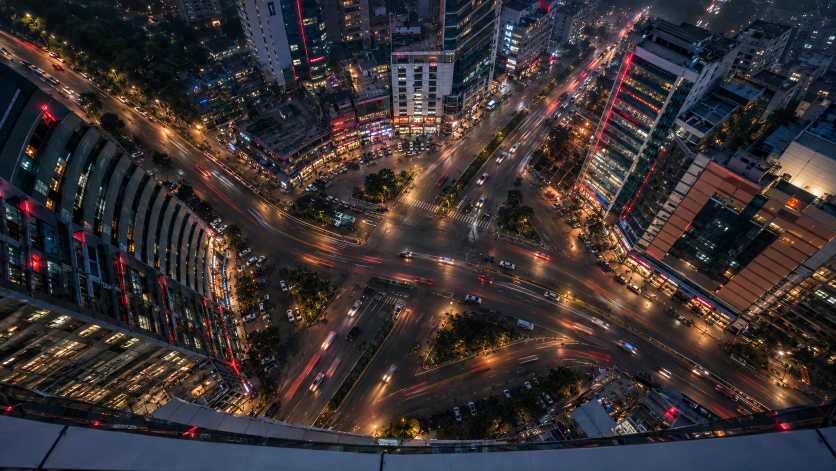
#> input picture _research/hero/dhaka-night-aerial.webp, 1672 x 941 px (shown at 1/2 size)
$ python layers.py
#> lines starting #> are read from the running program, lines starting #| are printed output that depends on the picture
### _research/hero/ledge.py
# Rooftop ledge (glass railing + parapet) boundary for the homepage hero layers.
# Points traced by eye from 2x zooms of the source photo, joined with a smooth Catmull-Rom curve.
from PIL import Image, ImageDraw
import numpy as np
GLASS_TOP = [(0, 763), (280, 822), (560, 878), (840, 884), (1112, 879), (1400, 846), (1672, 803)]
PARAPET_TOP = [(0, 831), (135, 851), (560, 890), (1112, 895), (1672, 860)]

def curve(pts, w):
    pts = [pts[0]] + pts + [pts[-1]]
    xs, ys = [], []
    for i in range(1, len(pts) - 2):
        p0, p1, p2, p3 = map(np.array, pts[i - 1:i + 3])
        for t in np.linspace(0, 1, 60, endpoint=False):
            q = 0.5 * ((2 * p1) + (-p0 + p2) * t + (2 * p0 - 5 * p1 + 4 * p2 - p3) * t**2 + (-p0 + 3 * p1 - 3 * p2 + p3) * t**3)
            xs.append(q[0]); ys.append(q[1])
    return np.interp(np.arange(w), xs, ys)

# [9 lines that do not run on import are left out]

### _research/hero/layers.py
# Build the homepage hero layers from the client's night aerial photo:
#   city  = background plate with the rooftop ledge removed (mirror-filled, softened, darkened)
#   ledge = foreground glass railing + parapet as a true alpha cutout, same canvas size (so both align 1:1)
# Desktop 16:9 and a 9:16 phone crop centred on the intersection. Run from _research/hero.
from PIL import Image, ImageFilter
import numpy as np
from ledge import GLASS_TOP, curve

OUT = "../../site/static/img/home"
src = Image.open("dhaka-night-aerial.webp").convert("RGB")
#> src is the input picture: PIL image 1672x941 RGB; mean R, G, B 56.1, 49, 50.4
w, h = src.size
#> w = 1672; h = 941
top = curve(GLASS_TOP, w)                                   # first ledge row, per column
rows = np.arange(h)[:, None]
#> rows = 941 values from 0 to 940
alpha = np.clip((rows - (top[None, :] - 1.5)) / 3.0, 0, 1)  # ~3px feathered edge

# Plate: mirror the city above the ledge into the ledge area, then blur + darken that fill only.
a = np.asarray(src).astype(np.float32)
fill = a.copy()
for x in range(w):
    t = int(top[x])
    for y in range(t, h):
        fill[y, x] = a[max(0, 2 * t - y), x]
fill_img = Image.fromarray(fill.astype(np.uint8)).filter(ImageFilter.GaussianBlur(5))
fill = np.asarray(fill_img).astype(np.float32) * 0.72
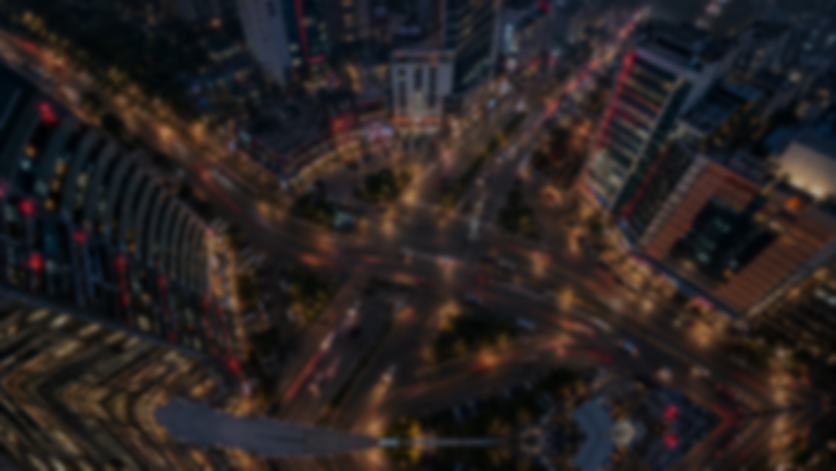
#> fill: shape (941, 1672, 3) float32 (shown at 1/2 size); mean R, G, B 41.5, 34.9, 34.2
m = alpha[..., None]
plate = (a * (1 - m) + fill * m).astype(np.uint8)
plate = Image.fromarray(plate)
ledge = Image.fromarray(np.dstack([np.asarray(src), (alpha * 255).astype(np.uint8)]), "RGBA")
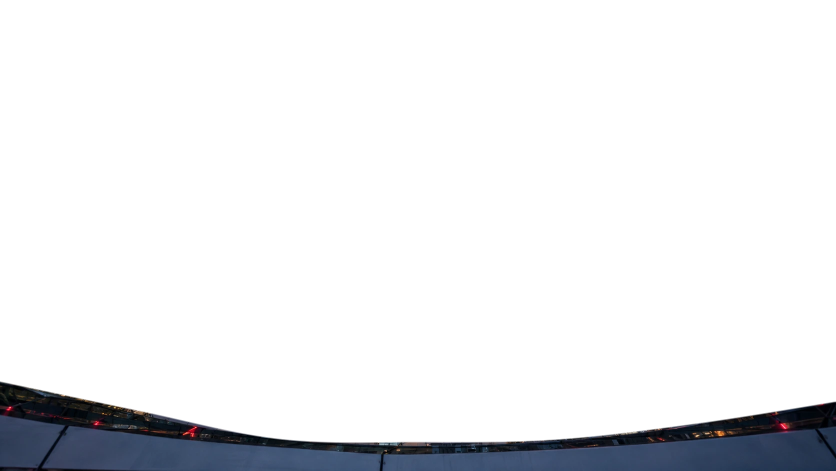
#> ledge: PIL image 1672x941 RGBA (shown at 1/2 size); mean R, G, B, A 56.1, 49, 50.4, 24.5; transparent parts drawn white

def save(im, name, widths):
#> called with name = 'city'
    for wd in widths:
        r = im if im.width <= wd else im.resize((wd, round(im.height * wd / im.width)), Image.LANCZOS)
        r.save(f"{OUT}/{name}-{wd}.webp" if len(widths) > 1 else f"{OUT}/{name}.webp", "WEBP", quality=82, method=6)

save(plate, "city", [1672, 1200])
save(ledge, "ledge", [1672, 1200])
cx = 870                                                    # intersection centre
box = (cx - 265, 0, cx + 265, h)                            # 530 x 941 portrait
#> box = (605, 0, 1135, 941)
save(plate.crop(box), "city-m", [530])
#> the loop in save (call 3), `for wd in widths:` made 1 pass
#> pass 1, in save (call 3), `r = im if im.width <= wd else im.resize((wd, round(im.height * wd / im..`:
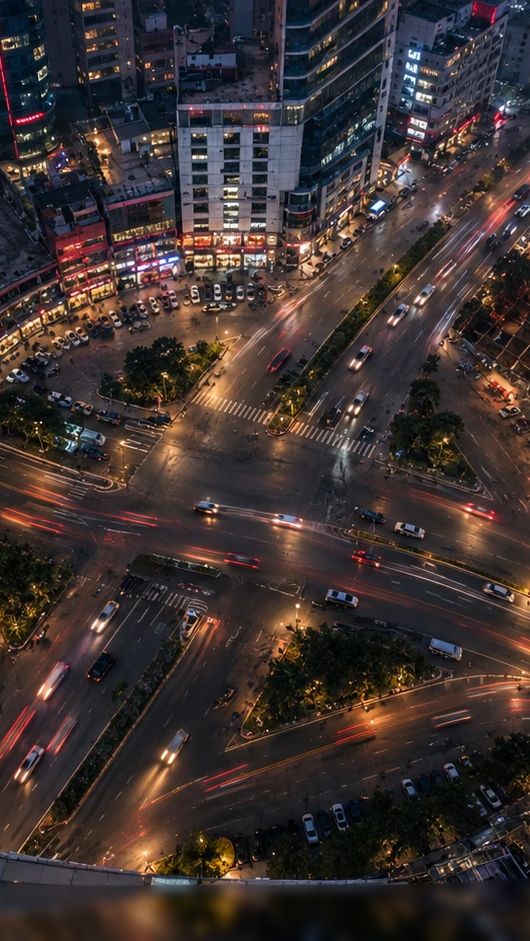
#> r: PIL image 530x941 RGB; mean R, G, B 61.9, 50.7, 49.1
save(ledge.crop(box), "ledge-m", [530])
#> the loop in save (call 4), `for wd in widths:` made 1 pass
#> pass 1, in save (call 4), `r = im if im.width <= wd else im.resize((wd, round(im.height * wd / im..`:
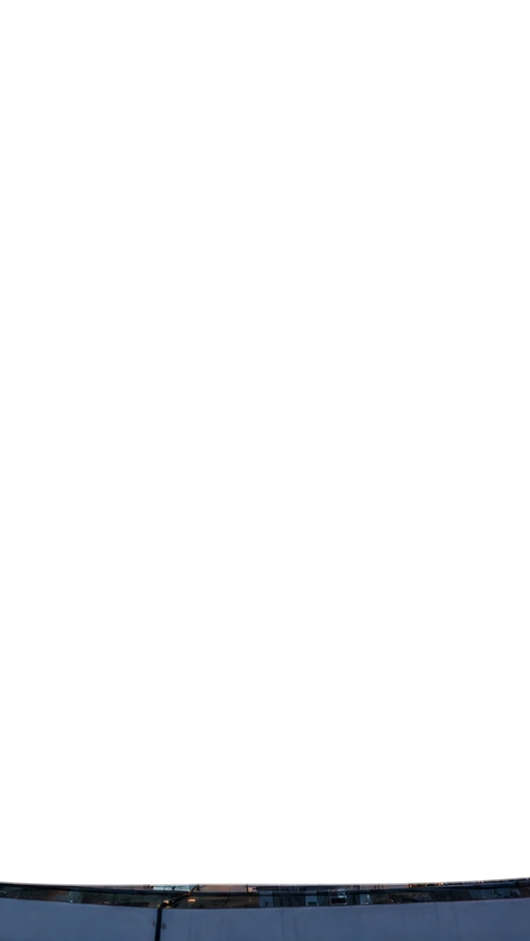
#> r: PIL image 530x941 RGBA; mean R, G, B, A 62.7, 52.9, 53, 15.5; transparent parts drawn white
# Contact check: ledge over magenta shows any halo; plate alone shows the fill.
chk = Image.new("RGBA", (w, h), (255, 0, 255, 255)); chk.alpha_composite(ledge)
#> after `chk.alpha_composite(ledge)`:
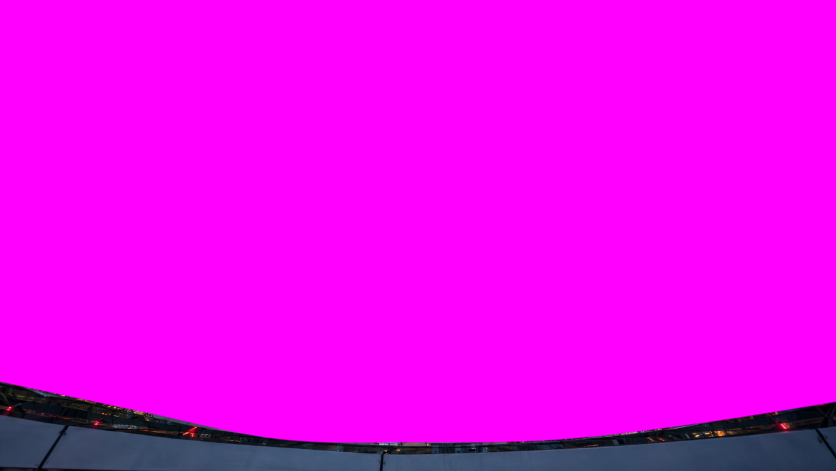
#> chk: PIL image 1672x941 RGBA (shown at 1/2 size); mean R, G, B, A 234.8, 5.3, 237.7, 255
chk.crop((0, 700, w, h)).save("check-ledge-alpha.png")
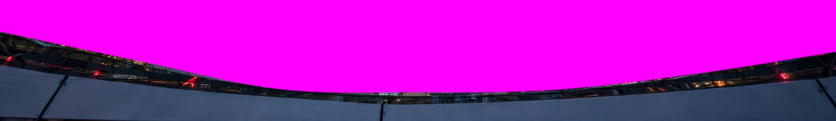
#> saved as check-ledge-alpha.png: PIL image 1672x241 RGBA (shown at 1/2 size); mean R, G, B, A 176.3, 20.6, 187.5, 255
plate.crop((0, 700, w, h)).save("check-plate-fill.png")
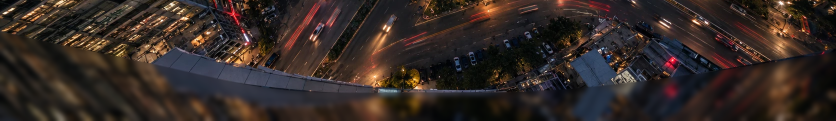
#> saved as check-plate-fill.png: PIL image 1672x241 RGB (shown at 1/2 size); mean R, G, B 52.4, 41.7, 37.6
print("ok")
